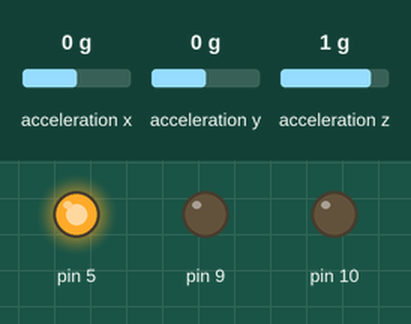
A sketch run on a simulated Arduino Leonardo, built with avr-gcc and run on an emulated ATmega32U4. Shown: output pins drawn as LEDs (lit = HIGH). Inputs (shaded band) come from the test bench; at power-on: acceleration x 0 g, acceleration y 0 g, acceleration z 1 g. What the sketch prints to the serial monitor is not drawn.

Above: at 0.01 s.
At 0.51 s:
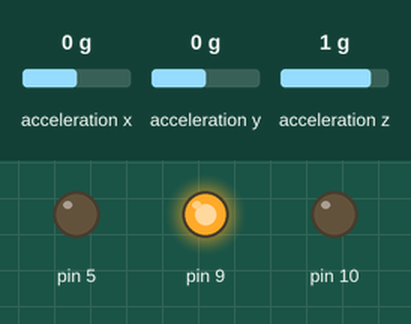
At 1.0 s:
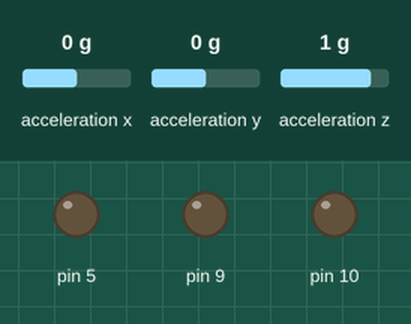
Timing chart, 0 to 2.5 s (numbered marks = the images above):
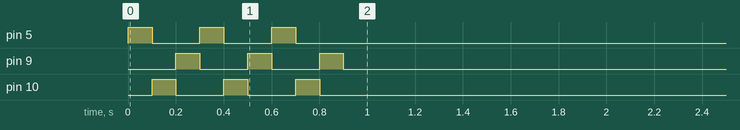

The sketch:

Eslpora_Tst05.ino
```cpp
///Arduino Esplora Library Testing w/ Embedded Peri.

#include <Esplora.h>
#include <String

///https://www.arduino.cc/en/Reference/EsploraLibrary
///Documentation
///1. 2-Acis analog joystick
///2. center push-button of the joystick
///3. 4 push-buttons(SWITCH_0~3)
///4. microphone
///5. light sensor
///6. temperature sensor
///7. 3-axis accerlerometer
///8. 2 TinkerKit input connectors ...?
///9. RGB LED
///10. Piezo buzzer
///11. 2 TinkerKit output connectors ...?

//Select option for testing
#define JOYSTICK
#define SWITCH
#define MIC
#define CDS
#define TEMP
#define ACC
#define RGB
#define PIEZO


void setup(){
#ifdef JOYSTICK
  boolean isJoystick = false;
  int axisX = 0;
  int axisY = 0;
#endif

#ifdef SWITCH
  boolean isSW0 = false;
  boolean isSW1 = false;
  boolean isSW2 = false;
  boolean isSW3 = false;
#endif

#ifdef MIC
#endif

#ifdef CDS
#endif

#ifdef TEMP
#endif

#ifdef ACC
#ifndef SERIAL
#define SERIAL
  Serial.begin(9600);
#endif
  int accX = Esplora.readAccelerometer(X_AXIS);
  int accY = Esplora.readAccelerometer(Y_AXIS);
  int accZ = Esplora.readAccelerometer(Z_AXIS);
  Serial.print("x: ");
#endif

#ifdef RGB
  testRGB();
#endif

#ifdef PIEZO
#endif

}


void loop(){
#ifdef ACC

#endif
}

void testRGB(void){
  int i = 3;
  while(i-->0){
    Esplora.writeRed(255);
    delay(100);
    Esplora.writeRed(0);
    Esplora.writeGreen(255);
    delay(100);
    Esplora.writeGreen(0);
    Esplora.writeBlue(255);
    delay(100);
    Esplora.writeBlue(0);
  }
}
```
